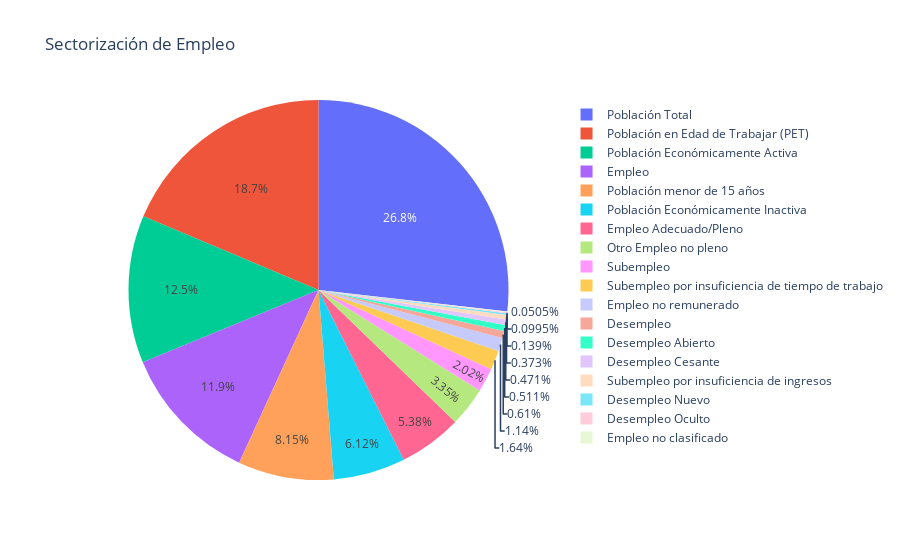

Notebook source saved alongside this figure:
### Code cell
pie(init, end)

### Figure 1 — Plotly figure (JSON) as saved in the notebook; plotly's stock layout.template omitted (floating-point values rounded to 4 significant figures)
{"data": [{"domain": {"x": [0, 1], "y": [0, 1]}, "hovertemplate": "Sector=%{label}<br>Total=%{value}<extra></extra>", "labels": ["Desempleo", "Desempleo Abierto", "Desempleo Cesante", "Desempleo Nuevo", "Desempleo Oculto", "Empleo", "Empleo Adecuado/Pleno", "Empleo no clasificado", "Empleo no remunerado", "Otro Empleo no pleno", "Población Económicamente Activa", "Población Económicamente Inactiva", "Población Total", "Población en Edad de Trabajar (PET)", "Población menor de 15 años", "Subempleo", "Subempleo por insuficiencia de ingresos", "Subempleo por insuficiencia de tiempo de trabajo", "Desempleo", "Desempleo Abierto", "Desempleo Cesante", "Desempleo Nuevo", "Desempleo Oculto", "Empleo", "Empleo Adecuado/Pleno", "Empleo no clasificado", "Empleo no remunerado", "Otro Empleo no pleno", "Población Económicamente Activa", "Población Económicamente Inactiva", "Población Total", "Población en Edad de Trabajar (PET)", "Población menor de 15 años", "Subempleo", "Subempleo por insuficiencia de ingresos", "Subempleo por insuficiencia de tiempo de trabajo"], "legendgroup": "", "name": "", "showlegend": true, "type": "pie", "values": [324618, 267400.0, 242700.0, 81900.0, 57250.0, 7151000.0, 3404000.0, 39150.0, 640900.0, 2033000.0, 7476000.0, 3824591, 16295805, 11300000.0, 4995000.0, 1034000.0, 193800.0, 840300.0, 423900.0, 359100.0, 335000.0, 88830.0, 64810.0, 7482000.0, 3188784, 22730.0, 762800.0, 2070000.0, 7906000.0, 3684000.0, 16580000.0, 11590000.0, 4994000.0, 1438000.0, 263798, 1174000.0]}], "layout": {"legend": {"tracegroupgap": 0}, "title": {"text": "Sectorización de Empleo"}}}
